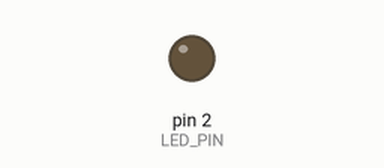
The sketch below on a simulated Arduino Uno, built with avr-gcc and run on an emulated ATmega328P. Shown: output pins drawn as LEDs (lit = HIGH).

Above: at 2.4 s.
At 21.9 s:
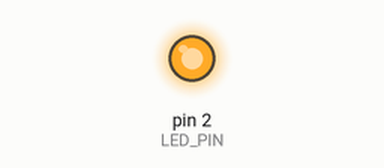
Timing chart, 0 to 23.9 s (numbered marks = the images above):
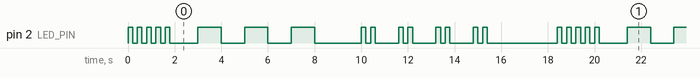

The sketch:

pattern_01.ino
```cpp
#define LED_PIN 2

void setup()
{
  pinMode(LED_PIN, OUTPUT);
}

void loop()
{
  // Fast Blink
  for(int i = 0; i < 5; i++)
  {
    digitalWrite(LED_PIN, HIGH);
    delay(200);

    digitalWrite(LED_PIN, LOW);
    delay(200);
  }

  delay(1000);

  // Slow Blink
  for(int i = 0; i < 3; i++)
  {
    digitalWrite(LED_PIN, HIGH);
    delay(1000);

    digitalWrite(LED_PIN, LOW);
    delay(1000);
  }

  delay(1000);

  // Double Blink
  for(int i = 0; i < 4; i++)
  {
    digitalWrite(LED_PIN, HIGH);
    delay(200);

    digitalWrite(LED_PIN, LOW);
    delay(200);

    digitalWrite(LED_PIN, HIGH);
    delay(200);

    digitalWrite(LED_PIN, LOW);
    delay(1000);
  }

  delay(2000);
}
```

Measured:
- by itself, pin 2 (LED_PIN): moves between LOW and HIGH, repeating every 18.4 s
- by itself, everything shown: repeats every 18.4 s, in 32 steps
